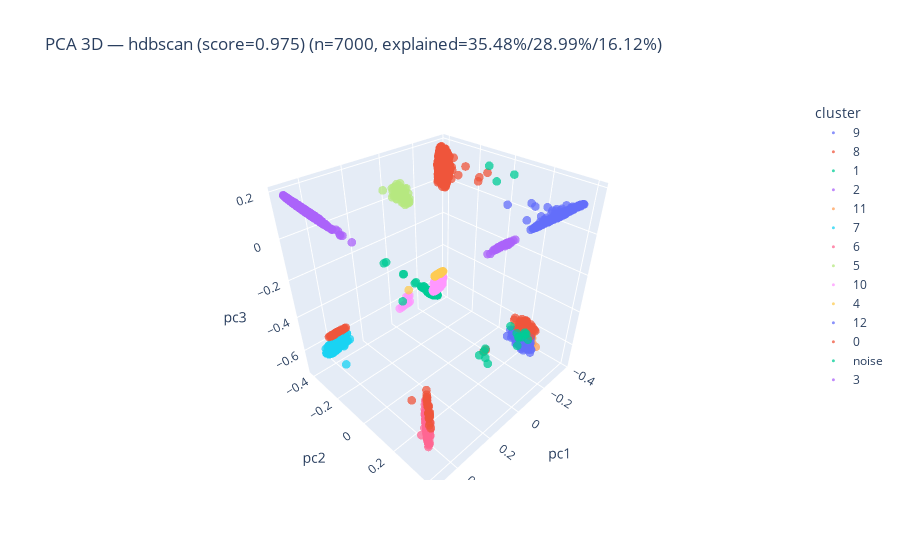

The notebook cell this image was saved under:
### Code cell
best_labels = artifacts["best_labels"]
plot_pca_3d(
    artifacts["embedding"],
    best_labels,
    title=f"PCA 3D — {artifacts['best_model_name']} (score={artifacts['best']['score']:.3f})",
    hover_df=proc_new_df_5k,
)
